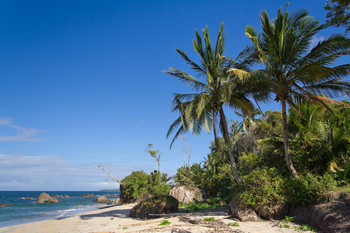
#> input picture images/beach.png, 350 x 233 px
$ python 3d_histogram.py --image images/beach.png
#> lines starting #> are read from the running program, lines starting #| are printed output that depends on the picture
from mpl_toolkits.mplot3d import Axes3D
import matplotlib.pyplot as plt
import numpy as np
import argparse
import cv2

ap = argparse.ArgumentParser()
ap.add_argument("-i", "--image", required = True, help = "Path to the image")
ap.add_argument("-s", "--size", required = False, help = "Size of largest color bin", default = 5000)
ap.add_argument("-b", "--bins", required = False, help = "Number of bins per color channel", default = 8)
args = vars(ap.parse_args())

image = cv2.imread(args["image"])
#> image is the input picture: shape (233, 350, 3); mean B, G, R 136, 110.4, 78.6
size = float(args["size"])
bins = int(args["bins"])

hist = cv2.calcHist([image], [0, 1, 2],
    None, [bins, bins, bins], [0, 256, 0, 256, 0, 256])

print("3D histogram shape: %s, with %d values" % (
    hist.shape, hist.flatten().shape[0]))
#| 3D histogram shape: (8, 8, 8), with 512 values

fig = plt.figure()
ax = fig.add_subplot(111, projection = "3d")
ratio = size / np.max(hist)
#> ratio = 0.727

for (x, plane) in enumerate(hist):
    for (y, row) in enumerate(plane):
        for (z, col) in enumerate(row):
            if hist[x][y][z] > 0.0:
                siz = ratio * hist[x][y][z]
                rgb = (z / (bins - 1), y / (bins - 1), x / (bins - 1))
                ax.scatter(x, y, z, s = siz, facecolors = rgb)
#> this loop made 8 passes

plt.show()
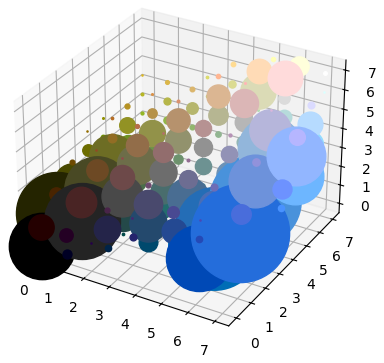
#> figure drawn by matplotlib, 1 panel

$ run again, on images/wave.png
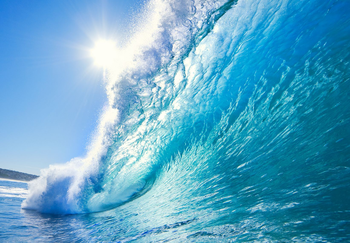
#> input picture images/wave.png, 350 x 243 px
#> image is the input picture: shape (243, 350, 3); mean B, G, R 199.1, 166.5, 93.5
#| 3D histogram shape: (8, 8, 8), with 512 values
#> ratio = 0.555
#> the loop `for (x, plane) in enumerate(hist):` made 8 passes
#> `plt.show()`:
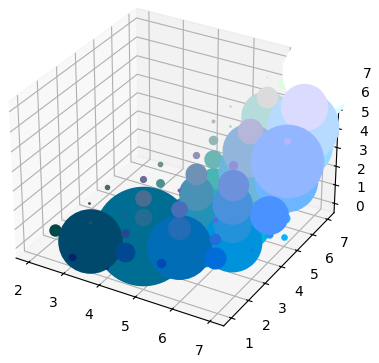
#> figure drawn by matplotlib, 1 panel
